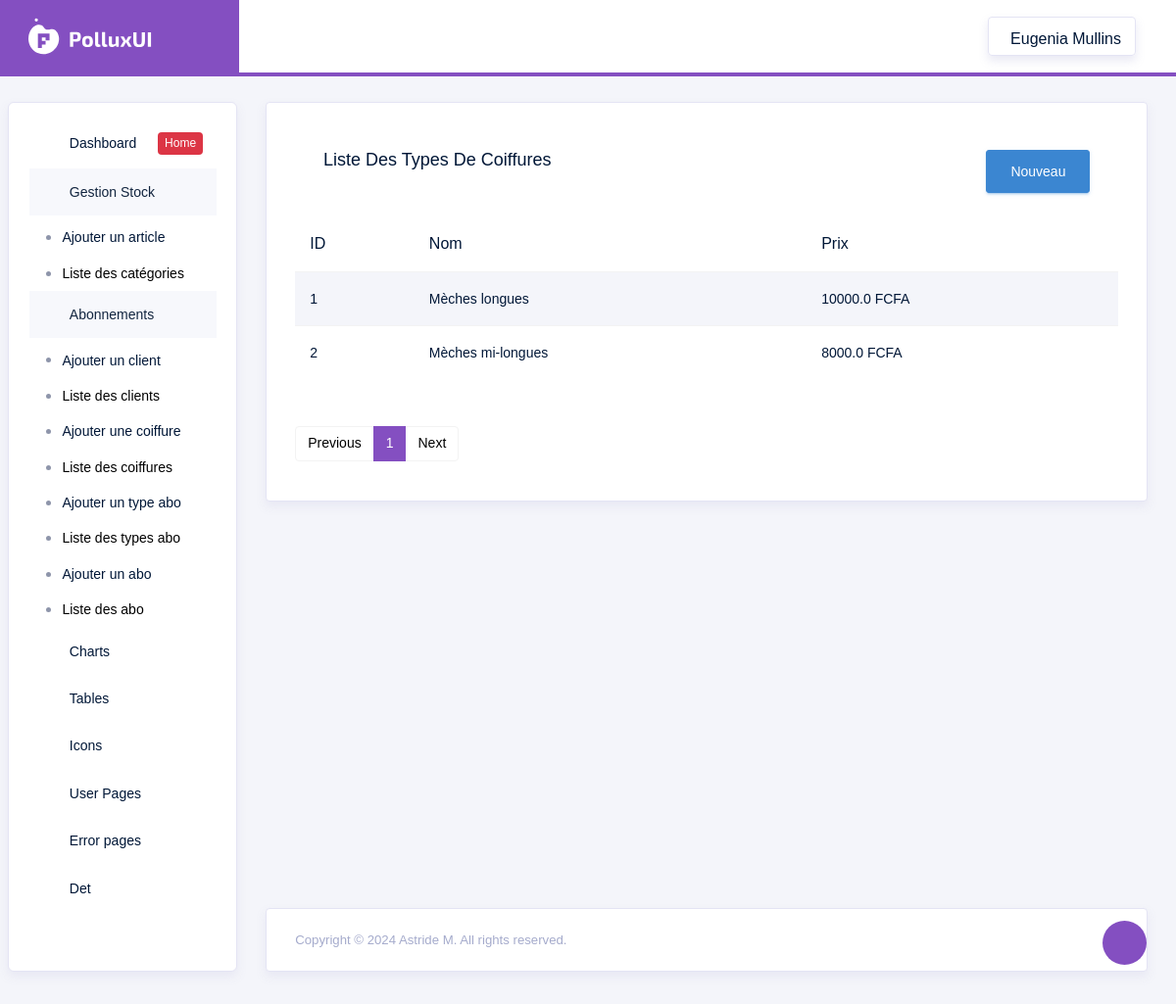
Before: /gestionnaire/Coiffure/List with the older database file.
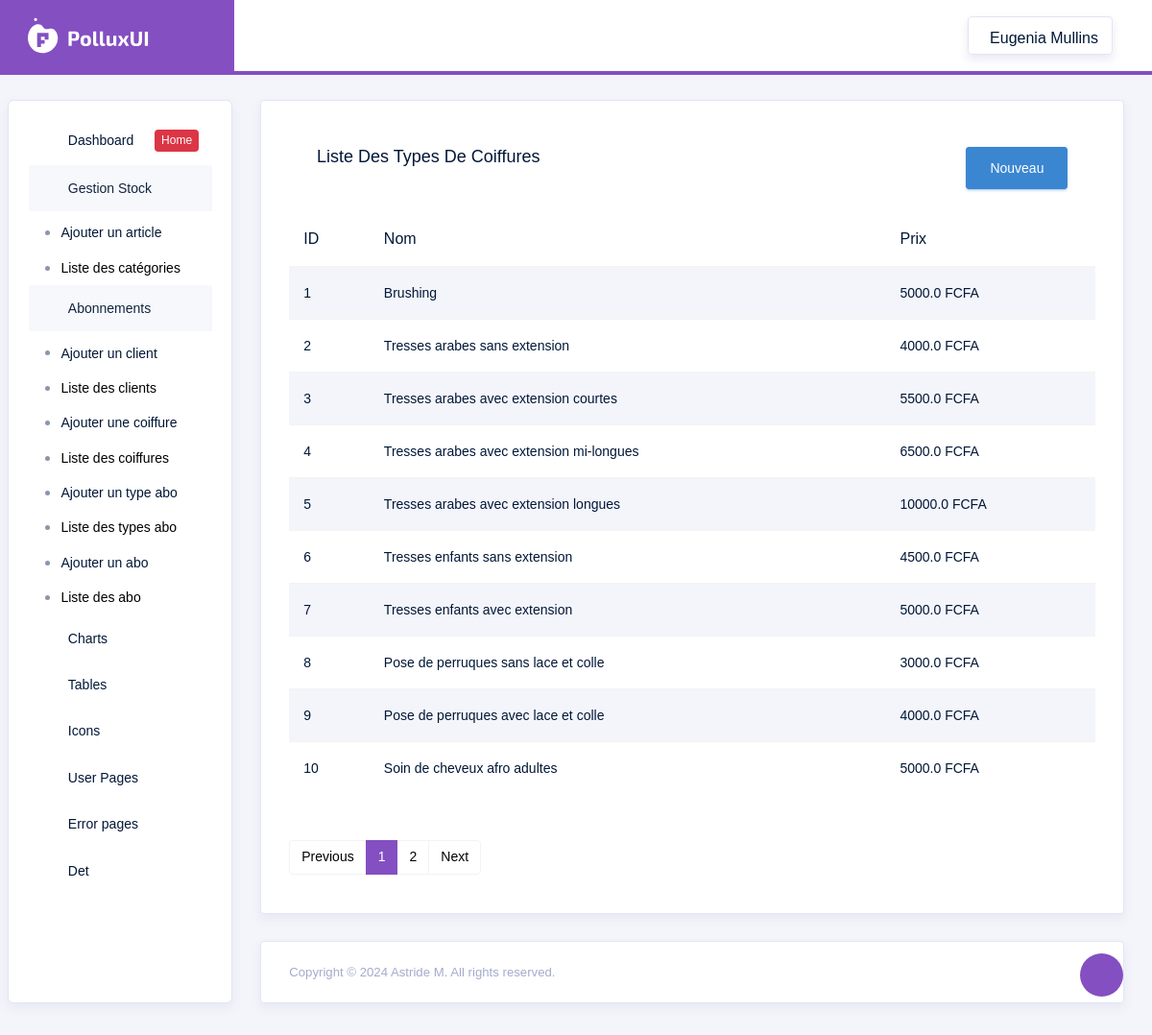
After: the same page with the newer database file.
### src/models.py (models this page shows)
class Coiffure(db.Model):
    id = db.Column(db.Integer, primary_key=True, autoincrement=True)
    nom = db.Column(db.String(100), nullable=False)
    prix = db.Column(db.Float, nullable=False)
    abonnements = db.relationship('TypeAbonnement', back_populates='coiffure')

### src/routes/gestionnaire_routes.py (the view)
@gestionnaire.route('/Coiffure/List')
def ListCoiffure():
    page = request.args.get('page', 1, type=int)  # Récupérer le numéro de page depuis les paramètres de requête, par défaut 1
    coiffures = Coiffure.query.paginate(page=page, per_page=10)  # Paginer les résultats, 10 éléments par page
    return render_template('gestionnaire/ListCoiffure.html', coiffures=coiffures)

### src/templates/gestionnaire/ListCoiffure.html (shortened to what this page needs)
{% extends "layouts/base.html" %}
{% block content %}
<div class="row">
    <div class="col-md-12">
        <div class="card">
            <div class="card-body">
                <div class="card-body d-flex align-items-center">
                    <h4 class="card-title flex-grow-1">Liste des types de coiffures</h4>
                    <a href="{{ url_for('gestionnaire.AddCoiffure') }}" class="btn btn-info ml-auto">Nouveau</a>
                </div>
                <div class="table-responsive mb-5">
                    <table class="table table-hover table-striped">
                        <thead>
                            <tr>
                                <th>ID</th>
                                <th>Nom</th>
                                <th>Prix</th>
                            </tr>
                        </thead>
                        <tbody>
                            {% for coiffure in coiffures %}
                            <tr>
                                <td>{{ coiffure.id }}</td>
                                <td>{{ coiffure.nom }}</td>
                                <td>{{ coiffure.prix }} FCFA</td>
                            </tr>
                            {% endfor %}
                        </tbody>
                    </table>
                </div>
                 <nav aria-label="Page navigation example mt-4">
                    <ul class="pagination">
                      {% if coiffures.has_prev %}
                        <li class="page-item"><a class="page-link" href="{{ url_for('gestionnaire.ListCoiffure', page=coiffures.prev_num) }}">Previous</a></li>
                      {% else %}
                        <li class="page-item disabled"><span class="page-link">Previous</span></li>
                      {% endif %}
                      {% for page_num in coiffures.iter_pages() %}
                        {% if page_num %}
                          {% if coiffures.page == page_num %}
                            <li class="page-item active" aria-current="page"><span class="page-link">{{ page_num }}</span></li>
                          {% else %}
                            <li class="page-item"><a class="page-link" href="{{ url_for('gestionnaire.ListCoiffure', page=page_num) }}">{{ page_num }}</a></li>
                          {% endif %}
                        {% else %}
                          <li class="page-item disabled"><span class="page-link">...</span></li>
                        {% endif %}
                      {% endfor %}
                      {% if coiffures.has_next %}
                        <li class="page-item"><a class="page-link" href="{{ url_for('gestionnaire.ListCoiffure', page=coiffures.next_num) }}">Next</a></li>
                      {% else %}
                        <li class="page-item disabled"><span class="page-link">Next</span></li>
                      {% endif %}
                    </ul>
                </nav>
            </div>
        </div>
    </div>
</div>
{% endblock %}

### src/templates/layouts/base.html (shortened to what this page needs)
<!DOCTYPE html>
<html lang="en">
<head>
  <link rel="stylesheet" href="https://cdn.jsdelivr.net/npm/bootstrap@4.6.2/dist/css/bootstrap.min.css">
    <link rel="stylesheet" href="{{ url_for('static', filename='template/vendors/typicons/typicons.css') }}">
    <link rel="stylesheet" href="{{ url_for('static', filename='template/vendors/css/vendor.bundle.base.css') }}">
    <link rel="stylesheet" href="{{ url_for('static', filename='template/css/vertical-layout-light/style.css') }}">
</head>
<body>
  <div class="container-scroller">
    <nav class="navbar col-lg-12 col-12 p-0 fixed-top d-flex flex-row">
      <div class="navbar-brand-wrapper d-flex justify-content-center">
        <div class="navbar-brand-inner-wrapper d-flex justify-content-between align-items-center w-100">
          <a class="navbar-brand brand-logo" href="index.html"><img src="images/logo.svg" alt="logo"/></a>
          <button class="navbar-toggler navbar-toggler align-self-center" type="button" data-toggle="minimize">
            <span class="typcn typcn-th-menu"></span>
          </button>
        </div>
      </div>
      <div class="navbar-menu-wrapper d-flex align-items-center justify-content-end">
        <ul class="navbar-nav navbar-nav-right">
            <ul class="navbar-nav mr-lg-2">
                <li class="nav-item nav-profile dropdown">
                  <a class="nav-link" href="#" data-toggle="dropdown" id="profileDropdown">
                    <span class="nav-profile-name">Eugenia Mullins</span>
                  </a>
                </li>
              </ul>
        </ul>
      </div>
    </nav>
    <div class="container-fluid page-body-wrapper">
      <div class="theme-setting-wrapper">
        <div id="settings-trigger"><i class="typcn typcn-cog-outline"></i></div>
      </div>
      <nav class="sidebar sidebar-offcanvas" id="sidebar">
        <ul class="nav">
          <li class="nav-item">
            <a class="nav-link" href="{{ url_for('gestionnaire.home') }}">
              <i class="typcn typcn-device-desktop menu-icon"></i>
              <span class="menu-title">Dashboard</span>
              <div class="badge badge-danger">Home</div>
            </a>
          </li>
          <li class="nav-item">
            <a class="nav-link" data-toggle="collapse" href="#article" aria-expanded="false" aria-controls="ui-basic">
              <i class="typcn typcn-document-text menu-icon"></i>
              <span class="menu-title">Gestion Stock </span>
              <i class="menu-arrow"></i>
            </a>
            <div class="collapse" id="article">
              <ul class="nav flex-column sub-menu">
                <li class="nav-item"> <a class="nav-link" href="{{ url_for('gestionnaire.AddArticle') }}">Ajouter un article</a></li>
                <li class="nav-item"> <a class="nav-link" href="{{ url_for('gestionnaire.ListerCategorie') }}">Liste des catégories</a></li>
              </ul>
            </div>
          </li>
          <li class="nav-item">
            <a class="nav-link" data-toggle="collapse" href="#abo" aria-expanded="false" aria-controls="form-elements">
              <i class="typcn typcn-film menu-icon"></i>
              <span class="menu-title">Abonnements</span>
              <i class="menu-arrow"></i>
            </a>
            <div class="collapse" id="abo">
              <ul class="nav flex-column sub-menu">
                <li class="nav-item"> <a class="nav-link" href="{{ url_for('gestionnaire.AddClient') }}">Ajouter un client </a></li>
                <li class="nav-item"> <a class="nav-link" href="{{ url_for('gestionnaire.ListClient') }}">Liste des clients</a></li>
                <li class="nav-item"> <a class="nav-link" href="{{ url_for('gestionnaire.AddCoiffure') }}">Ajouter une coiffure </a></li>
                <li class="nav-item"> <a class="nav-link" href="{{ url_for('gestionnaire.ListCoiffure') }}">Liste des coiffures</a></li>
                <li class="nav-item"> <a class="nav-link" href="{{ url_for('gestionnaire.AddTypeAbonnement') }}">Ajouter un type abo </a></li>
                <li class="nav-item"> <a class="nav-link" href="{{ url_for('gestionnaire.ListTypeAbonnement') }}">Liste des types abo</a></li>
                <li class="nav-item"> <a class="nav-link" href="{{ url_for('gestionnaire.AddAbonnement') }}">Ajouter un abo </a></li>
                <li class="nav-item"> <a class="nav-link" href="{{ url_for('gestionnaire.ListAbonnement') }}">Liste des abo</a></li>
              </ul>
            </div>
          </li>
          <li class="nav-item">
            <a class="nav-link" data-toggle="collapse" href="#charts" aria-expanded="false" aria-controls="charts">
              <i class="typcn typcn-chart-pie-outline menu-icon"></i>
              <span class="menu-title">Charts</span>
              <i class="menu-arrow"></i>
            </a>
          </li>
          <li class="nav-item">
            <a class="nav-link" data-toggle="collapse" href="#tables" aria-expanded="false" aria-controls="tables">
              <i class="typcn typcn-th-small-outline menu-icon"></i>
              <span class="menu-title">Tables</span>
              <i class="menu-arrow"></i>
            </a>
          </li>
          <li class="nav-item">
            <a class="nav-link" data-toggle="collapse" href="#icons" aria-expanded="false" aria-controls="icons">
              <i class="typcn typcn-compass menu-icon"></i>
              <span class="menu-title">Icons</span>
              <i class="menu-arrow"></i>
            </a>
          </li>
          <li class="nav-item">
            <a class="nav-link" data-toggle="collapse" href="#auth" aria-expanded="false" aria-controls="auth">
              <i class="typcn typcn-user-add-outline menu-icon"></i>
              <span class="menu-title">User Pages</span>
              <i class="menu-arrow"></i>
            </a>
          </li>
          <li class="nav-item">
            <a class="nav-link" data-toggle="collapse" href="#error" aria-expanded="false" aria-controls="error">
              <i class="typcn typcn-globe-outline menu-icon"></i>
              <span class="menu-title">Error pages</span>
              <i class="menu-arrow"></i>
            </a>
          </li>
          <li class="nav-item">
            <a class="nav-link" href="#">
              <i class="typcn typcn-mortar-board menu-icon"></i>
              <span class="menu-title">Det</span>
            </a>
          </li>
        </ul>
      </nav>
      <div class="main-panel">
        <div class="content-wrapper">
            {% block content %}{% endblock %}
        </div>
        <footer class="footer">
            <div class="card">
                <div class="card-body">
                    <div class="d-sm-flex justify-content-center justify-content-sm-between">
                        <span class="text-muted text-center text-sm-left d-block d-sm-inline-block">Copyright © 2024 Astride M. All rights reserved.</span>
                    </div>
                </div>
            </div>
        </footer>
      </div>
    </div>
  </div>
</body>
</html>

Changed rows visible on the page:
changed Coiffure id 1: nom "Mèches longues" → "Brushing"; prix "10000.0" → "5000.0"
changed Coiffure id 2: nom "Mèches mi-longues" → "Tresses arabes sans extension"; prix "8000.0" → "4000.0"
added Coiffure: id "3", nom "Tresses arabes avec extension courtes", prix "5500.0"
added Coiffure: id "4", nom "Tresses arabes avec extension mi-longues", prix "6500.0"
added Coiffure: id "5", nom "Tresses arabes avec extension longues", prix "10000.0"
added Coiffure: id "6", nom "Tresses enfants sans extension", prix "4500.0"
added Coiffure: id "7", nom "Tresses enfants avec extension", prix "5000.0"
added Coiffure: id "8", nom "Pose de perruques sans lace et colle", prix "3000.0"
added Coiffure: id "9", nom "Pose de perruques avec lace et colle", prix "4000.0"
added Coiffure: id "10", nom "Soin de cheveux afro adultes", prix "5000.0"
Other visible differences:
new list line: "2"
